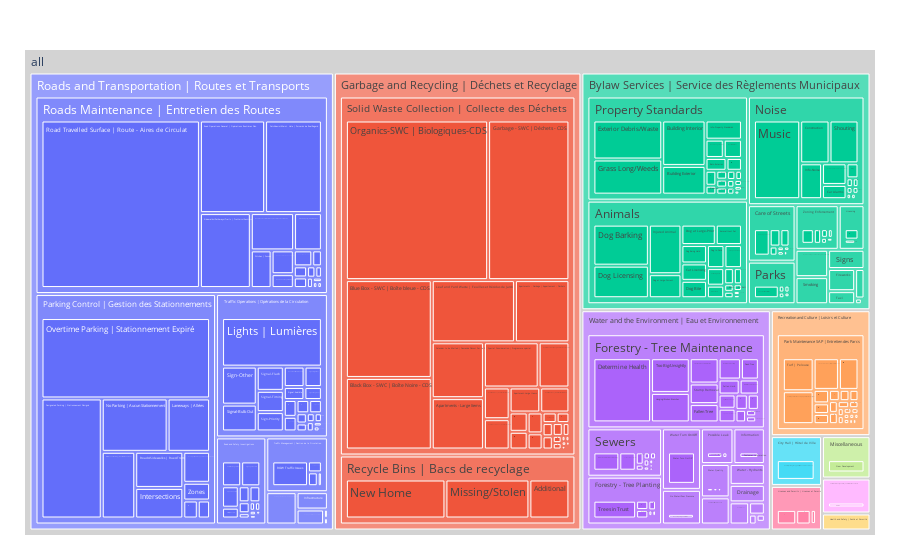

This figure's notebook cell:
### Code cell
data = df[(df['ward']=='BAY')].groupby(['subject','reason','type'], as_index=False)['index'].count()
fig = px.treemap(data, path=[px.Constant("all"), 'subject', 'reason','type'], values='index')
fig.update_traces(root_color="lightgrey")
fig.update_layout(margin = dict(t=50, l=25, r=25, b=25))
fig.show()

### Figure 1 — Plotly figure (JSON) as saved in the notebook; plotly's stock layout.template omitted (floating-point values rounded to 4 significant figures; data arrays with more than 128 entries replaced by an {"elided": "..."} marker saying what was removed)
{"data": [{"branchvalues": "total", "domain": {"x": [0, 1], "y": [0, 1]}, "hovertemplate": "labels=%{label}<br>index=%{value}<br>parent=%{parent}<br>id=%{id}<extra></extra>", "ids": {"elided": "443 str values"}, "labels": {"elided": "443 str values"}, "level": "all", "name": "", "parents": {"elided": "443 str values"}, "root": {"color": "lightgrey"}, "type": "treemap", "values": {"elided": "443 int values"}}], "layout": {"autosize": true, "legend": {"tracegroupgap": 0}, "margin": {"b": 25, "l": 25, "r": 25, "t": 50}}}
